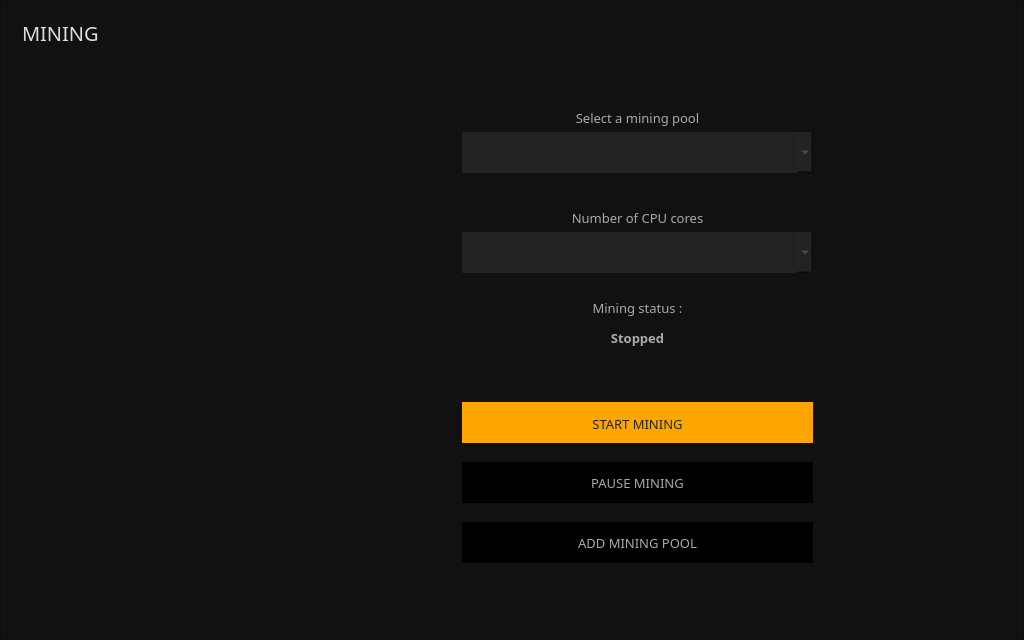
<?xml version="1.0" encoding="UTF-8"?>
<ui version="4.0">
 <class>MiningFrame</class>
 <widget class="QFrame" name="MiningFrame">
  <property name="geometry">
   <rect>
    <x>0</x>
    <y>0</y>
    <width>1024</width>
    <height>640</height>
   </rect>
  </property>
  <property name="font">
   <font>
    <family>Poppins</family>
    <pointsize>9</pointsize>
   </font>
  </property>
  <property name="windowTitle">
   <string>Frame</string>
  </property>
  <property name="styleSheet">
   <string notr="true">color: #aaa;
background:#111;</string>
  </property>
  <property name="frameShape">
   <enum>QFrame::StyledPanel</enum>
  </property>
  <property name="frameShadow">
   <enum>QFrame::Raised</enum>
  </property>
  <layout class="QVBoxLayout" name="verticalLayout">
   <item>
    <widget class="QGroupBox" name="groupBox">
     <property name="styleSheet">
      <string notr="true">border: 0px; color: #262626;</string>
     </property>
     <property name="title">
      <string/>
     </property>
     <widget class="QLabel" name="label_4">
      <property name="geometry">
       <rect>
        <x>10</x>
        <y>10</y>
        <width>81</width>
        <height>21</height>
       </rect>
      </property>
      <property name="font">
       <font>
        <family>Poppins</family>
        <pointsize>-1</pointsize>
       </font>
      </property>
      <property name="styleSheet">
       <string notr="true">color: #ddd; 
font-size: 20px;
font-family: Poppins;</string>
      </property>
      <property name="text">
       <string>MINING</string>
      </property>
     </widget>
     <widget class="QLabel" name="label">
      <property name="geometry">
       <rect>
        <x>450</x>
        <y>90</y>
        <width>351</width>
        <height>31</height>
       </rect>
      </property>
      <property name="font">
       <font>
        <family>Poppins</family>
        <pointsize>10</pointsize>
       </font>
      </property>
      <property name="styleSheet">
       <string notr="true">color: #aaa;</string>
      </property>
      <property name="text">
       <string>Select a mining pool</string>
      </property>
      <property name="alignment">
       <set>Qt::AlignCenter</set>
      </property>
     </widget>
     <widget class="QComboBox" name="m_poolCombo">
      <property name="geometry">
       <rect>
        <x>450</x>
        <y>120</y>
        <width>351</width>
        <height>41</height>
       </rect>
      </property>
      <property name="font">
       <font>
        <family>Poppins</family>
        <pointsize>9</pointsize>
       </font>
      </property>
      <property name="styleSheet">
       <string notr="true">background-color: #222;
border-right: 0px;
color: #5f5f5f; 
padding: 5px;</string>
      </property>
      <property name="editable">
       <bool>false</bool>
      </property>
     </widget>
     <widget class="QLabel" name="label_2">
      <property name="geometry">
       <rect>
        <x>450</x>
        <y>190</y>
        <width>351</width>
        <height>31</height>
       </rect>
      </property>
      <property name="font">
       <font>
        <family>Poppins</family>
        <pointsize>10</pointsize>
       </font>
      </property>
      <property name="styleSheet">
       <string notr="true">color: #aaa;</string>
      </property>
      <property name="text">
       <string>Number of CPU cores</string>
      </property>
      <property name="alignment">
       <set>Qt::AlignCenter</set>
      </property>
     </widget>
     <widget class="QComboBox" name="m_cpuCombo">
      <property name="geometry">
       <rect>
        <x>450</x>
        <y>220</y>
        <width>351</width>
        <height>41</height>
       </rect>
      </property>
      <property name="font">
       <font>
        <family>Poppins</family>
        <pointsize>9</pointsize>
       </font>
      </property>
      <property name="styleSheet">
       <string notr="true">background-color: #222;
border-right: 0px;
color: #5f5f5f; 
padding: 5px;</string>
      </property>
     </widget>
     <widget class="QPushButton" name="m_addPoolButton">
      <property name="geometry">
       <rect>
        <x>450</x>
        <y>510</y>
        <width>351</width>
        <height>41</height>
       </rect>
      </property>
      <property name="font">
       <font>
        <family>Poppins</family>
        <pointsize>10</pointsize>
       </font>
      </property>
      <property name="styleSheet">
       <string notr="true">color: #aaa; background-color: #000000;  
border-right: 0px;</string>
      </property>
      <property name="text">
       <string>ADD MINING POOL</string>
      </property>
     </widget>
     <widget class="QLabel" name="label_3">
      <property name="geometry">
       <rect>
        <x>450</x>
        <y>280</y>
        <width>351</width>
        <height>31</height>
       </rect>
      </property>
      <property name="font">
       <font>
        <family>Poppins</family>
        <pointsize>10</pointsize>
       </font>
      </property>
      <property name="styleSheet">
       <string notr="true">color: #aaa;</string>
      </property>
      <property name="text">
       <string>Mining status :</string>
      </property>
      <property name="alignment">
       <set>Qt::AlignCenter</set>
      </property>
     </widget>
     <widget class="QLabel" name="m_stateLabel">
      <property name="geometry">
       <rect>
        <x>450</x>
        <y>310</y>
        <width>351</width>
        <height>31</height>
       </rect>
      </property>
      <property name="font">
       <font>
        <family>Poppins</family>
        <pointsize>10</pointsize>
        <weight>75</weight>
        <bold>true</bold>
       </font>
      </property>
      <property name="styleSheet">
       <string notr="true">color: #aaa;</string>
      </property>
      <property name="text">
       <string>Stopped</string>
      </property>
      <property name="alignment">
       <set>Qt::AlignCenter</set>
      </property>
     </widget>
     <widget class="QPushButton" name="m_startButton">
      <property name="geometry">
       <rect>
        <x>450</x>
        <y>390</y>
        <width>351</width>
        <height>41</height>
       </rect>
      </property>
      <property name="font">
       <font>
        <family>Poppins</family>
        <pointsize>10</pointsize>
       </font>
      </property>
      <property name="styleSheet">
       <string notr="true">color: #222; background-color: orange; border-top: 3px solid orange;
border-right: 0px;</string>
      </property>
      <property name="text">
       <string>START MINING</string>
      </property>
      <property name="checkable">
       <bool>true</bool>
      </property>
      <attribute name="buttonGroup">
       <string notr="true">m_miningButtonGroup</string>
      </attribute>
     </widget>
     <widget class="QPushButton" name="m_stopButton">
      <property name="enabled">
       <bool>false</bool>
      </property>
      <property name="geometry">
       <rect>
        <x>450</x>
        <y>450</y>
        <width>351</width>
        <height>41</height>
       </rect>
      </property>
      <property name="font">
       <font>
        <family>Poppins</family>
        <pointsize>10</pointsize>
       </font>
      </property>
      <property name="styleSheet">
       <string notr="true">color: #aaa; background-color: #000000;  
border-right: 0px;</string>
      </property>
      <property name="text">
       <string>PAUSE MINING</string>
      </property>
      <property name="checkable">
       <bool>true</bool>
      </property>
      <property name="checked">
       <bool>true</bool>
      </property>
      <attribute name="buttonGroup">
       <string notr="true">m_miningButtonGroup</string>
      </attribute>
     </widget>
     <widget class="QPushButton" name="m_backButton">
      <property name="geometry">
       <rect>
        <x>1070</x>
        <y>10</y>
        <width>171</width>
        <height>31</height>
       </rect>
      </property>
      <property name="font">
       <font>
        <family>Poppins</family>
        <pointsize>10</pointsize>
       </font>
      </property>
      <property name="styleSheet">
       <string notr="true">color: #aaa; background-color: #000000;  border-top: 3px solid orange;</string>
      </property>
      <property name="text">
       <string>BACK</string>
      </property>
     </widget>
    </widget>
   </item>
  </layout>
 </widget>
 <resources/>
 <connections>
  <connection>
   <sender>m_startButton</sender>
   <signal>toggled(bool)</signal>
   <receiver>m_startButton</receiver>
   <slot>setDisabled(bool)</slot>
   <hints>
    <hint type="sourcelabel">
     <x>71</x>
     <y>117</y>
    </hint>
    <hint type="destinationlabel">
     <x>71</x>
     <y>117</y>
    </hint>
   </hints>
  </connection>
  <connection>
   <sender>m_stopButton</sender>
   <signal>toggled(bool)</signal>
   <receiver>m_stopButton</receiver>
   <slot>setDisabled(bool)</slot>
   <hints>
    <hint type="sourcelabel">
     <x>194</x>
     <y>117</y>
    </hint>
    <hint type="destinationlabel">
     <x>194</x>
     <y>117</y>
    </hint>
   </hints>
  </connection>
  <connection>
   <sender>m_miningButtonGroup</sender>
   <signal>buttonClicked(QAbstractButton*)</signal>
   <receiver>MiningFrame</receiver>
   <slot>startStopClicked(QAbstractButton*)</slot>
   <hints>
    <hint type="sourcelabel">
     <x>-1</x>
     <y>-1</y>
    </hint>
    <hint type="destinationlabel">
     <x>379</x>
     <y>234</y>
    </hint>
   </hints>
  </connection>
  <connection>
   <sender>m_addPoolButton</sender>
   <signal>clicked()</signal>
   <receiver>MiningFrame</receiver>
   <slot>addPoolClicked()</slot>
   <hints>
    <hint type="sourcelabel">
     <x>380</x>
     <y>29</y>
    </hint>
    <hint type="destinationlabel">
     <x>379</x>
     <y>234</y>
    </hint>
   </hints>
  </connection>
  <connection>
   <sender>m_backButton</sender>
   <signal>clicked()</signal>
   <receiver>MiningFrame</receiver>
   <slot>backClicked()</slot>
   <hints>
    <hint type="sourcelabel">
     <x>1165</x>
     <y>35</y>
    </hint>
    <hint type="destinationlabel">
     <x>634</x>
     <y>349</y>
    </hint>
   </hints>
  </connection>
 </connections>
 <slots>
  <slot>startStopClicked(QAbstractButton*)</slot>
  <slot>addPoolClicked()</slot>
  <slot>backClicked()</slot>
 </slots>
 <buttongroups>
  <buttongroup name="m_miningButtonGroup"/>
 </buttongroups>
</ui>
